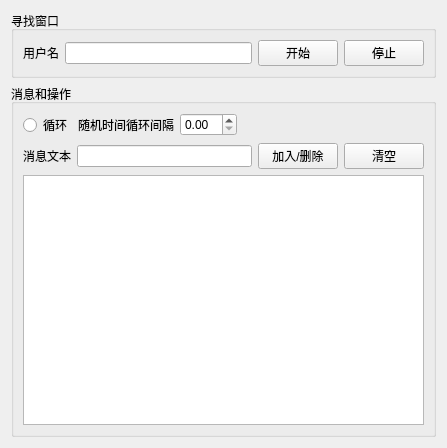
<?xml version="1.0" encoding="UTF-8"?>
<ui version="4.0">
 <class>Form</class>
 <widget class="QWidget" name="Form">
  <property name="geometry">
   <rect>
    <x>0</x>
    <y>0</y>
    <width>447</width>
    <height>448</height>
   </rect>
  </property>
  <property name="minimumSize">
   <size>
    <width>447</width>
    <height>448</height>
   </size>
  </property>
  <property name="maximumSize">
   <size>
    <width>447</width>
    <height>448</height>
   </size>
  </property>
  <property name="windowTitle">
   <string>Form</string>
  </property>
  <layout class="QVBoxLayout" name="verticalLayout_2">
   <item>
    <layout class="QVBoxLayout" name="verticalLayout">
     <item>
      <layout class="QHBoxLayout" name="horizontalLayout_2">
       <item>
        <widget class="QGroupBox" name="groupBox">
         <property name="title">
          <string>寻找窗口</string>
         </property>
         <layout class="QVBoxLayout" name="verticalLayout_4">
          <item>
           <layout class="QHBoxLayout" name="horizontalLayout_4">
            <item>
             <widget class="QLabel" name="label">
              <property name="text">
               <string>用户名</string>
              </property>
             </widget>
            </item>
            <item>
             <widget class="QLineEdit" name="userEdit"/>
            </item>
            <item>
             <widget class="QPushButton" name="searchButton">
              <property name="text">
               <string>开始</string>
              </property>
             </widget>
            </item>
            <item>
             <widget class="QPushButton" name="stopButton">
              <property name="text">
               <string>停止</string>
              </property>
             </widget>
            </item>
           </layout>
          </item>
         </layout>
        </widget>
       </item>
      </layout>
     </item>
     <item>
      <layout class="QVBoxLayout" name="verticalLayout_3">
       <item>
        <widget class="QGroupBox" name="groupBox_2">
         <property name="title">
          <string>消息和操作</string>
         </property>
         <layout class="QVBoxLayout" name="verticalLayout_5">
          <item>
           <layout class="QHBoxLayout" name="horizontalLayout_9">
            <item>
             <widget class="QRadioButton" name="loopButton">
              <property name="text">
               <string>循环</string>
              </property>
             </widget>
            </item>
            <item>
             <widget class="QLabel" name="label_3">
              <property name="text">
               <string>随机时间循环间隔</string>
              </property>
             </widget>
            </item>
            <item>
             <widget class="QDoubleSpinBox" name="doubleSpinBox"/>
            </item>
            <item>
             <spacer name="horizontalSpacer">
              <property name="orientation">
               <enum>Qt::Horizontal</enum>
              </property>
              <property name="sizeHint" stdset="0">
               <size>
                <width>40</width>
                <height>20</height>
               </size>
              </property>
             </spacer>
            </item>
           </layout>
          </item>
          <item>
           <layout class="QHBoxLayout" name="horizontalLayout_5">
            <item>
             <widget class="QLabel" name="label_2">
              <property name="text">
               <string>消息文本</string>
              </property>
             </widget>
            </item>
            <item>
             <widget class="QLineEdit" name="msgEdit"/>
            </item>
            <item>
             <widget class="QPushButton" name="addDeleteButton">
              <property name="text">
               <string>加入/删除</string>
              </property>
             </widget>
            </item>
            <item>
             <widget class="QPushButton" name="clearButton">
              <property name="text">
               <string>清空</string>
              </property>
             </widget>
            </item>
           </layout>
          </item>
          <item>
           <layout class="QHBoxLayout" name="horizontalLayout_3">
            <item>
             <widget class="QPlainTextEdit" name="msgShow">
              <property name="font">
               <font>
                <family>宋体</family>
                <pointsize>14</pointsize>
                <weight>50</weight>
                <bold>false</bold>
               </font>
              </property>
             </widget>
            </item>
           </layout>
          </item>
         </layout>
        </widget>
       </item>
      </layout>
     </item>
    </layout>
   </item>
  </layout>
 </widget>
 <resources/>
 <connections/>
</ui>
